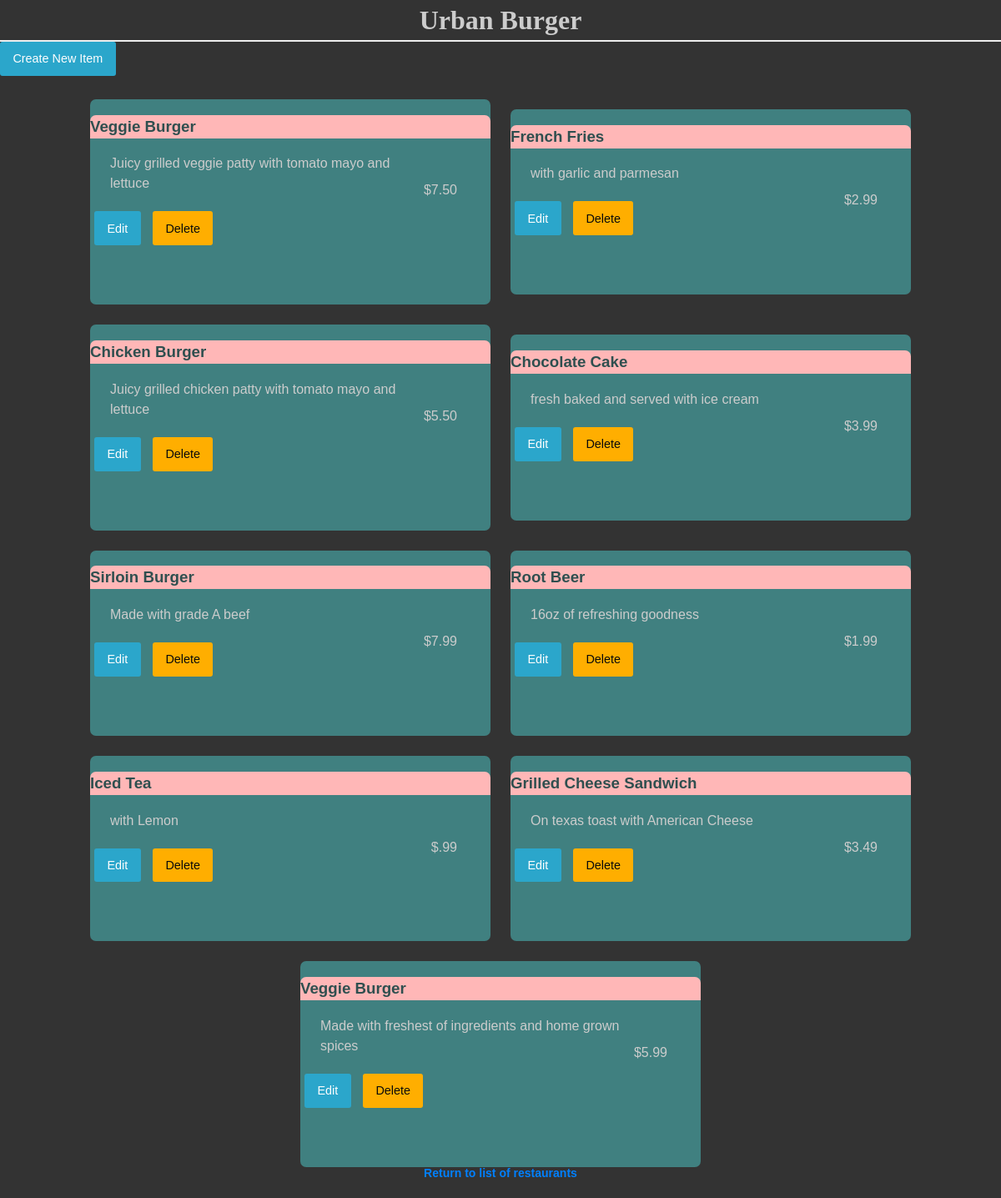
Before: /restaurants/10/menu with the older database file.
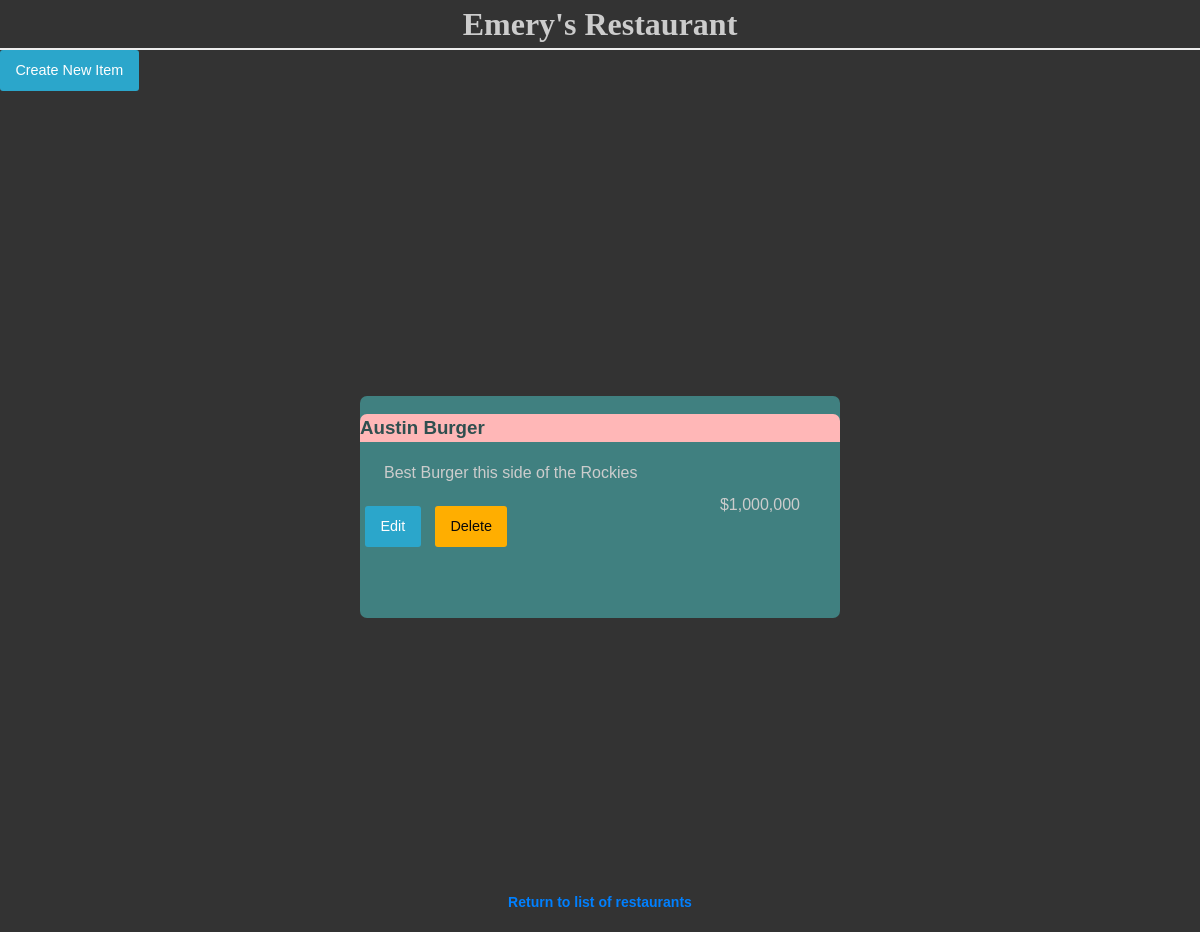
After: the same page with the newer database file.
### database_setup.py (models this page shows, shortened)
class Restaurant(Base):
    __tablename__ = 'restaurant'
    id = Column(Integer, primary_key=True)
    name = Column(String(250), nullable=False)

class MenuItem(Base):
    __tablename__ = 'menu_item'
    name = Column(String(80), nullable=False)
    id = Column(Integer, primary_key=True)
    description = Column(String(250))
    price = Column(String(8))
    course = Column(String(250))
    restaurant_id = Column(Integer, ForeignKey('restaurant.id'))
    restaurant = relationship(Restaurant)

### restaurantsProject.py (the view)
@app.route('/restaurants/<int:restaurant_id>/menu')
def restaurantMenu(restaurant_id):
    restaurant = session.query(Restaurant).filter_by(id=restaurant_id).one()
    items = session.query(MenuItem).filter_by(restaurant_id=restaurant_id)
    return render_template(
        'menu.html', restaurant=restaurant, items=items, restaurant_id=restaurant_id)

### templates/menu.html (shortened to what this page needs)
<html>
<head>
    <link rel=stylesheet type=text/css href="{{ url_for('static', filename='styles.css') }}">
</head>
<body>
    <div>
        <div class='header'>
            <h1>{{ restaurant.name }}</h1>
        </div>
        <a href="{{url_for('newMenuItem', restaurant_id = restaurant.id) }}" class="button">Create New Item</a>
        <div class='cards'>
            {% for i in items %}
            <section class="card">
                <header>
                    <h3>{{i.name}}</h3>
                </header>
                <ul>
                    <li>
                        <span class='price'>
                            <p>{{i.price}} </p>
                        </span>
                    </li>
                    <li>
                        <p>{{i.description}}</p>
                    </li>
                </ul>
                <button>
                    <a href="{{url_for('editMenuItem',restaurant_id = restaurant.id, menu_id=i.id)}}" class="button">Edit</a>
                </button>
                <button>
                    <a href="{{url_for('deleteMenuItem', restaurant_id = restaurant.id, menu_id=i.id)}}" class="button warning">Delete</a>
                </button>
            </section>
            {% endfor %}
        </div>
    </div>
    <div class="footer">
        <h3>
            <a href="{{url_for('restaurantsIndex')}}"> Return to list of restaurants </a>
        </h3>
    </div>
</body>
</html>

Changed rows visible on the page:
removed MenuItem: name "French Fries", price "$2.99", description "with garlic and parmesan"
removed MenuItem: name "Chicken Burger", price "$5.50", description "Juicy grilled chicken patty with tomato mayo and lettuce"
removed MenuItem: name "Chocolate Cake", price "$3.99", description "fresh baked and served with ice cream"
removed MenuItem: name "Sirloin Burger", price "$7.99", description "Made with grade A beef"
removed MenuItem: name "Root Beer", price "$1.99", description "16oz of refreshing goodness"
removed MenuItem: name "Iced Tea", price "$.99", description "with Lemon"
removed MenuItem: name "Grilled Cheese Sandwich", price "$3.49", description "On texas toast with American Cheese"
removed MenuItem: name "Veggie Burger", price "$5.99", description "Made with freshest of ingredients and home grown spices"
changed Restaurant: name "Urban Burger" → "Emery's Restaurant"
changed MenuItem: name "Veggie Burger" → "Austin Burger"; price "$7.50" → "$1,000,000"; description "Juicy grilled veggie patty with tomato mayo and lettuce" → "Best Burger this side of the Rockies"
